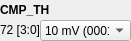
    <widget class="QWidget" name="widget_2" native="true">
     <property name="geometry">
      <rect>
       <x>350</x>
       <y>170</y>
       <width>131</width>
       <height>41</height>
      </rect>
     </property>
     <widget class="QLabel" name="label_481">
      <property name="geometry">
       <rect>
        <x>0</x>
        <y>0</y>
        <width>131</width>
        <height>20</height>
       </rect>
      </property>
      <property name="font">
       <font>
        <weight>75</weight>
        <bold>true</bold>
       </font>
      </property>
      <property name="text">
       <string>CMP_TH</string>
      </property>
     </widget>
     <widget class="QLabel" name="addr_CMP_TH">
      <property name="geometry">
       <rect>
        <x>0</x>
        <y>20</y>
        <width>101</width>
        <height>20</height>
       </rect>
      </property>
      <property name="text">
       <string>72 [3:0]</string>
      </property>
     </widget>
     <widget class="QComboBox" name="comboBox_CMP_TH">
      <property name="geometry">
       <rect>
        <x>40</x>
        <y>20</y>
        <width>91</width>
        <height>21</height>
       </rect>
      </property>
      <item>
       <property name="text">
        <string>10 mV (0001)</string>
       </property>
      </item>
      <item>
       <property name="text">
        <string>0 mV (0000)</string>
       </property>
      </item>
      <item>
       <property name="text">
        <string>20 mV (0011)</string>
       </property>
      </item>
      <item>
       <property name="text">
        <string>30 mV (0111)</string>
       </property>
      </item>
      <item>
       <property name="text">
        <string>40 mV (1111)</string>
       </property>
      </item>
     </widget>
    </widget>
